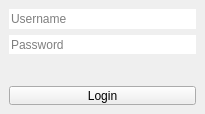
<?xml version="1.0" encoding="UTF-8"?>
<ui version="4.0">
 <author>Arthur Cabral Fleischman</author>
 <class>MainWindow</class>
 <widget class="QMainWindow" name="MainWindow">
  <property name="geometry">
   <rect>
    <x>0</x>
    <y>0</y>
    <width>205</width>
    <height>114</height>
   </rect>
  </property>
  <property name="minimumSize">
   <size>
    <width>205</width>
    <height>114</height>
   </size>
  </property>
  <property name="maximumSize">
   <size>
    <width>205</width>
    <height>114</height>
   </size>
  </property>
  <property name="cursor">
   <cursorShape>ArrowCursor</cursorShape>
  </property>
  <property name="contextMenuPolicy">
   <enum>Qt::NoContextMenu</enum>
  </property>
  <property name="windowTitle">
   <string>Login</string>
  </property>
  <property name="autoFillBackground">
   <bool>false</bool>
  </property>
  <property name="documentMode">
   <bool>false</bool>
  </property>
  <widget class="QWidget" name="centralwidget">
   <property name="minimumSize">
    <size>
     <width>205</width>
     <height>95</height>
    </size>
   </property>
   <property name="maximumSize">
    <size>
     <width>244</width>
     <height>149</height>
    </size>
   </property>
   <layout class="QVBoxLayout" name="verticalLayout_2">
    <item>
     <layout class="QVBoxLayout" name="verticalLayout">
      <item>
       <widget class="QLineEdit" name="ti_username">
        <property name="frame">
         <bool>false</bool>
        </property>
        <property name="placeholderText">
         <string>Username</string>
        </property>
       </widget>
      </item>
      <item>
       <widget class="QLineEdit" name="ti_password">
        <property name="frame">
         <bool>false</bool>
        </property>
        <property name="echoMode">
         <enum>QLineEdit::Password</enum>
        </property>
        <property name="placeholderText">
         <string>Password</string>
        </property>
       </widget>
      </item>
      <item>
       <widget class="QLabel" name="lbl">
        <property name="frameShape">
         <enum>QFrame::NoFrame</enum>
        </property>
        <property name="frameShadow">
         <enum>QFrame::Plain</enum>
        </property>
        <property name="text">
         <string>&lt;html&gt;&lt;head/&gt;&lt;body&gt;&lt;p&gt;&lt;br/&gt;&lt;/p&gt;&lt;/body&gt;&lt;/html&gt;</string>
        </property>
        <property name="alignment">
         <set>Qt::AlignCenter</set>
        </property>
       </widget>
      </item>
      <item>
       <widget class="QPushButton" name="btn">
        <property name="text">
         <string>Login</string>
        </property>
        <property name="autoDefault">
         <bool>false</bool>
        </property>
        <property name="default">
         <bool>false</bool>
        </property>
        <property name="flat">
         <bool>false</bool>
        </property>
       </widget>
      </item>
     </layout>
    </item>
   </layout>
  </widget>
 </widget>
 <resources/>
 <connections/>
</ui>
